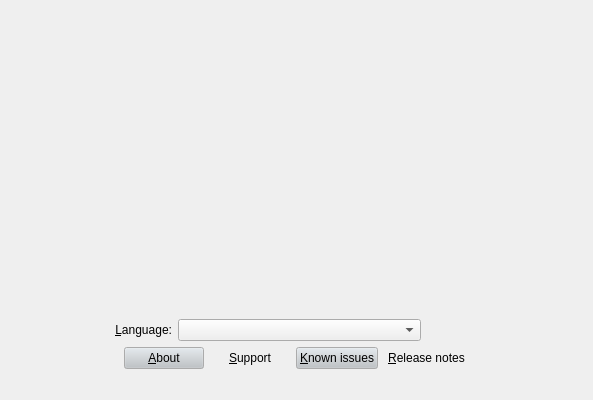
<?xml version="1.0" encoding="UTF-8"?>
<ui version="4.0">
 <class>WelcomePage</class>
 <widget class="QWidget" name="WelcomePage">
  <property name="geometry">
   <rect>
    <x>0</x>
    <y>0</y>
    <width>593</width>
    <height>400</height>
   </rect>
  </property>
  <property name="windowTitle">
   <string>Form</string>
  </property>
  <layout class="QHBoxLayout" name="horizontalLayout">
   <item>
    <layout class="QVBoxLayout" name="verticalLayout" stretch="0,0,0,0,0">
     <item>
      <spacer name="verticalSpacer">
       <property name="orientation">
        <enum>Qt::Vertical</enum>
       </property>
       <property name="sizeType">
        <enum>QSizePolicy::Fixed</enum>
       </property>
       <property name="sizeHint" stdset="0">
        <size>
         <width>20</width>
         <height>40</height>
        </size>
       </property>
      </spacer>
     </item>
     <item>
      <widget class="QLabel" name="mainText">
       <property name="sizePolicy">
        <sizepolicy hsizetype="Expanding" vsizetype="Preferred">
         <horstretch>3</horstretch>
         <verstretch>0</verstretch>
        </sizepolicy>
       </property>
       <property name="text">
        <string notr="true">&lt;Calamares welcome text&gt;</string>
       </property>
      </widget>
     </item>
     <item>
      <layout class="QHBoxLayout" name="horizontalLayout_3" stretch="0,1,2,1,0">
       <item>
        <spacer name="horizontalSpacer_3">
         <property name="orientation">
          <enum>Qt::Horizontal</enum>
         </property>
         <property name="sizeType">
          <enum>QSizePolicy::Maximum</enum>
         </property>
         <property name="sizeHint" stdset="0">
          <size>
           <width>40</width>
           <height>20</height>
          </size>
         </property>
        </spacer>
       </item>
       <item>
        <widget class="QLabel" name="label">
         <property name="sizePolicy">
          <sizepolicy hsizetype="Preferred" vsizetype="Preferred">
           <horstretch>1</horstretch>
           <verstretch>0</verstretch>
          </sizepolicy>
         </property>
         <property name="text">
          <string>&amp;Language:</string>
         </property>
         <property name="alignment">
          <set>Qt::AlignRight|Qt::AlignTrailing|Qt::AlignVCenter</set>
         </property>
         <property name="buddy">
          <cstring>languageWidget</cstring>
         </property>
        </widget>
       </item>
       <item>
        <widget class="QComboBox" name="languageWidget">
         <property name="sizePolicy">
          <sizepolicy hsizetype="Preferred" vsizetype="Fixed">
           <horstretch>2</horstretch>
           <verstretch>0</verstretch>
          </sizepolicy>
         </property>
        </widget>
       </item>
       <item>
        <spacer name="horizontalSpacer_5">
         <property name="orientation">
          <enum>Qt::Horizontal</enum>
         </property>
         <property name="sizeHint" stdset="0">
          <size>
           <width>40</width>
           <height>20</height>
          </size>
         </property>
        </spacer>
       </item>
       <item>
        <spacer name="horizontalSpacer_4">
         <property name="orientation">
          <enum>Qt::Horizontal</enum>
         </property>
         <property name="sizeType">
          <enum>QSizePolicy::Maximum</enum>
         </property>
         <property name="sizeHint" stdset="0">
          <size>
           <width>40</width>
           <height>20</height>
          </size>
         </property>
        </spacer>
       </item>
      </layout>
     </item>
     <item>
      <layout class="QHBoxLayout" name="horizontalLayout_2">
       <item>
        <spacer name="horizontalSpacer">
         <property name="orientation">
          <enum>Qt::Horizontal</enum>
         </property>
         <property name="sizeHint" stdset="0">
          <size>
           <width>40</width>
           <height>20</height>
          </size>
         </property>
        </spacer>
       </item>
       <item>
        <layout class="QHBoxLayout" name="horizontalLayout_4">
         <item>
          <widget class="QPushButton" name="aboutButton">
           <property name="palette">
            <palette>
             <active>
              <colorrole role="Button">
               <brush brushstyle="SolidPattern">
                <color alpha="255">
                 <red>189</red>
                 <green>195</green>
                 <blue>199</blue>
                </color>
               </brush>
              </colorrole>
             </active>
             <inactive>
              <colorrole role="Button">
               <brush brushstyle="SolidPattern">
                <color alpha="255">
                 <red>189</red>
                 <green>195</green>
                 <blue>199</blue>
                </color>
               </brush>
              </colorrole>
             </inactive>
             <disabled>
              <colorrole role="Button">
               <brush brushstyle="SolidPattern">
                <color alpha="255">
                 <red>189</red>
                 <green>195</green>
                 <blue>199</blue>
                </color>
               </brush>
              </colorrole>
             </disabled>
            </palette>
           </property>
           <property name="text">
            <string>&amp;About</string>
           </property>
           <property name="flat">
            <bool>false</bool>
           </property>
          </widget>
         </item>
         <item>
          <widget class="QPushButton" name="supportButton">
           <property name="text">
            <string>&amp;Support</string>
           </property>
           <property name="flat">
            <bool>true</bool>
           </property>
          </widget>
         </item>
         <item>
          <widget class="QPushButton" name="knownIssuesButton">
           <property name="palette">
            <palette>
             <active>
              <colorrole role="Button">
               <brush brushstyle="SolidPattern">
                <color alpha="255">
                 <red>189</red>
                 <green>195</green>
                 <blue>199</blue>
                </color>
               </brush>
              </colorrole>
             </active>
             <inactive>
              <colorrole role="Button">
               <brush brushstyle="SolidPattern">
                <color alpha="255">
                 <red>189</red>
                 <green>195</green>
                 <blue>199</blue>
                </color>
               </brush>
              </colorrole>
             </inactive>
             <disabled>
              <colorrole role="Button">
               <brush brushstyle="SolidPattern">
                <color alpha="255">
                 <red>189</red>
                 <green>195</green>
                 <blue>199</blue>
                </color>
               </brush>
              </colorrole>
             </disabled>
            </palette>
           </property>
           <property name="text">
            <string>&amp;Known issues</string>
           </property>
           <property name="flat">
            <bool>false</bool>
           </property>
          </widget>
         </item>
         <item>
          <widget class="QPushButton" name="releaseNotesButton">
           <property name="text">
            <string>&amp;Release notes</string>
           </property>
           <property name="flat">
            <bool>true</bool>
           </property>
          </widget>
         </item>
        </layout>
       </item>
       <item>
        <spacer name="horizontalSpacer_2">
         <property name="orientation">
          <enum>Qt::Horizontal</enum>
         </property>
         <property name="sizeHint" stdset="0">
          <size>
           <width>40</width>
           <height>20</height>
          </size>
         </property>
        </spacer>
       </item>
      </layout>
     </item>
     <item>
      <spacer name="verticalSpacer_4">
       <property name="orientation">
        <enum>Qt::Vertical</enum>
       </property>
       <property name="sizeType">
        <enum>QSizePolicy::Fixed</enum>
       </property>
       <property name="sizeHint" stdset="0">
        <size>
         <width>20</width>
         <height>20</height>
        </size>
       </property>
      </spacer>
     </item>
    </layout>
   </item>
  </layout>
 </widget>
 <resources/>
 <connections/>
</ui>
